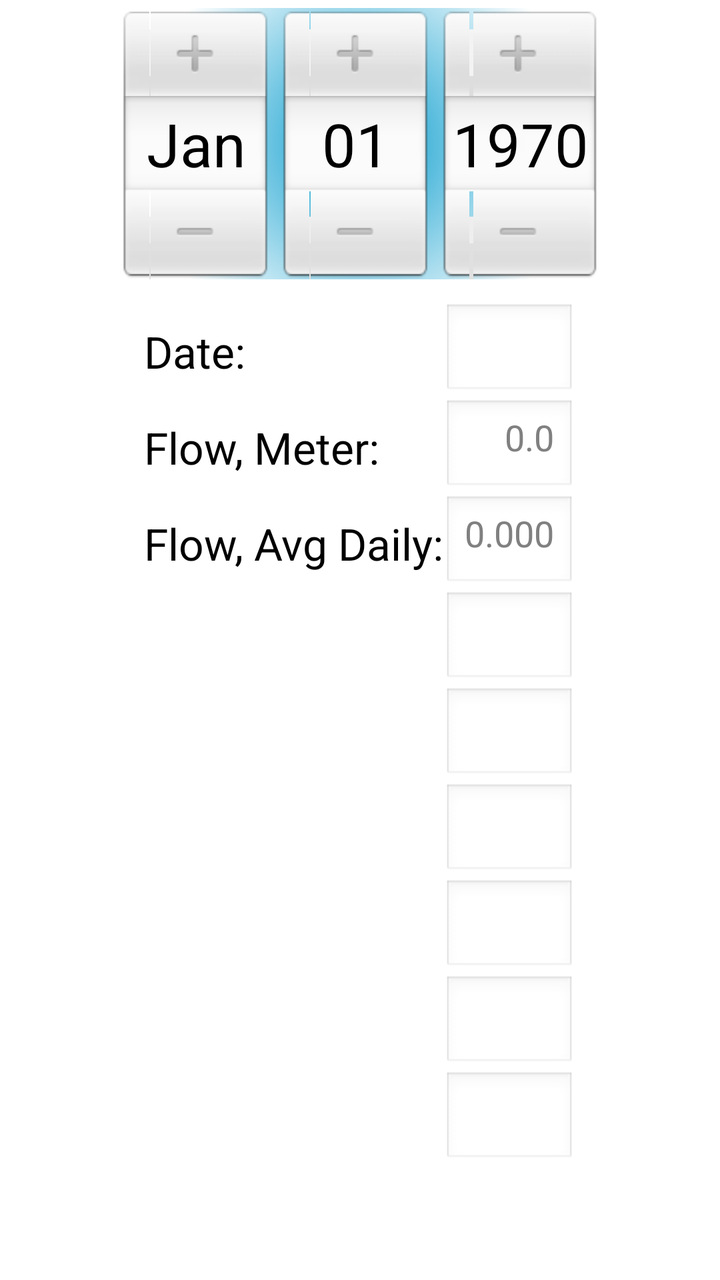
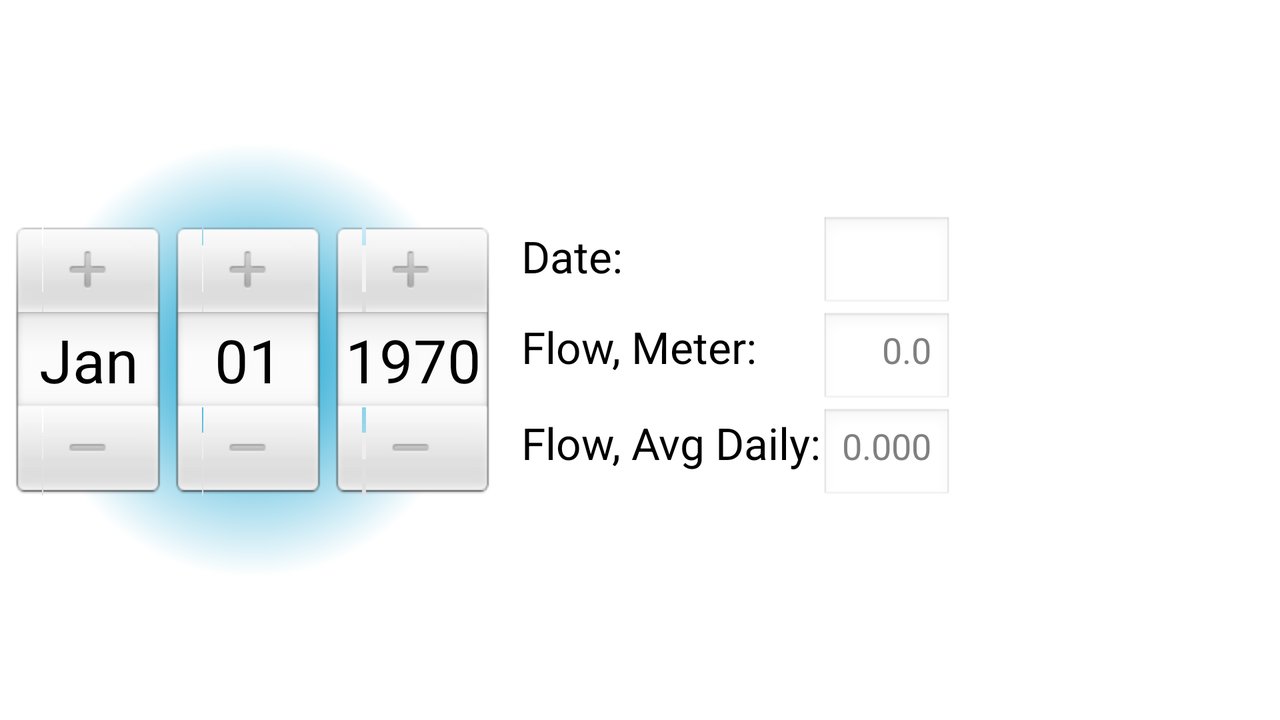

First picture: res/layout/ on a phone held upright. Second picture: the repository's own variant of that layout, on a device whose configuration matches the variant's folder. Source for both follows.
<!-- AndroidManifest.xml: application theme AppTheme -->
<!-- res/layout/dailymain.xml -->
<?xml version="1.0" encoding="utf-8"?>
<LinearLayout xmlns:android="http://schemas.android.com/apk/res/android"
    android:layout_width="fill_parent"
    android:layout_height="fill_parent"
    android:orientation="vertical" >

	<DatePicker
        android:layout_width="fill_parent"
        android:layout_height="wrap_content"
		android:spinnersShown="false"
		android:layout_margin="4dp"
		android:background="@drawable/gradientbackground"
		android:id="@+id/dailyDate01" />
	
	<ScrollView
	 		android:layout_width="fill_parent"
     android:layout_height="wrap_content">

		<include layout="@layout/dailydetails"/>
		
	</ScrollView>

</LinearLayout>
<!-- res/layout/dailydetails.xml (included above) -->
<?xml version="1.0" encoding="utf-8"?>
	<TableLayout xmlns:android="http://schemas.android.com/apk/res/android"
		
		android:layout_width="fill_parent"
        android:layout_height="fill_parent"
		android:padding="8dp">
	
		<TableRow android:gravity="center">
	
		    <TextView
    		    android:layout_width="fill_parent"
    		    android:layout_height="wrap_content"
    		    android:text="@string/daily_label_date" />
		
			<EditText
    		    android:layout_width="fill_parent"
    		    android:layout_height="wrap_content"
				android:focusable="false"
				android:id="@+id/dailyText01" />
				
		</TableRow>
		
		<TableRow android:gravity="center">
		
			<TextView
		        android:layout_width="fill_parent"
		        android:layout_height="wrap_content"
		        android:text="@string/daily_label_flowmeter" />

			<EditText
    		    android:layout_width="fill_parent"
				android:layout_height="wrap_content"
				android:lines="1"
				android:inputType="numberDecimal"
				android:digits="0123456789."
				android:hint="@string/daily_hint_nd1"
				android:gravity="right"
				android:id="@+id/dailyText02" />
				
		</TableRow>
		
		<TableRow android:gravity="center">
		
    		<TextView
        		android:layout_width="fill_parent"
        		android:layout_height="wrap_content"
				android:text="@string/daily_label_flowdaily" />

			<EditText
		        android:layout_width="fill_parent"
		        android:layout_height="wrap_content"
				android:focusable="false"
				android:hint="@string/daily_hint_nd3"
				android:gravity="right"
				android:id="@+id/dailyText03" />
				
		</TableRow>
		
		<TableRow android:gravity="center">
		
			<TextView
				android:layout_width="fill_parent"
				android:layout_height="wrap_content" />

			<EditText
				android:layout_width="fill_parent"
				android:layout_height="wrap_content" />
		
		</TableRow>
		
		<TableRow android:gravity="center">

			<TextView
				android:layout_width="fill_parent"
				android:layout_height="wrap_content" />

			<EditText
				android:layout_width="fill_parent"
				android:layout_height="wrap_content" />

		</TableRow>
		
		<TableRow android:gravity="center">

			<TextView
				android:layout_width="fill_parent"
				android:layout_height="wrap_content" />

			<EditText
				android:layout_width="fill_parent"
				android:layout_height="wrap_content" />

		</TableRow>

		
		<TableRow android:gravity="center">

			<TextView
				android:layout_width="fill_parent"
				android:layout_height="wrap_content" />

			<EditText
				android:layout_width="fill_parent"
				android:layout_height="wrap_content" />

		</TableRow>

		<TableRow android:gravity="center">

			<TextView
				android:layout_width="fill_parent"
				android:layout_height="wrap_content" />

			<EditText
				android:layout_width="fill_parent"
				android:layout_height="wrap_content" />

		</TableRow>

		<TableRow android:gravity="center">

			<TextView
				android:layout_width="fill_parent"
				android:layout_height="wrap_content" />

			<EditText
				android:layout_width="fill_parent"
				android:layout_height="wrap_content" />

		</TableRow>

	</TableLayout>
<!-- resources referenced by this layout -->
<resources>
  <!-- drawable gradientbackground (drawable) -->
  <?xml version="1.0" encoding="utf-8"?>
  <shape xmlns:android="http://schemas.android.com/apk/res/android" android:shape="rectangle">
  	<gradient
  		android:startColor="@android:color/holo_blue_dark"
  		android:endColor="@android:color/white"
  		android:gradientRadius="326"
  		android:type="radial"/>
  		
   	<corners android:radius="8dp" />
  
  </shape>
  <string name="daily_hint_nd1">0.0</string>
  <string name="daily_hint_nd3">0.000</string>
  <string name="daily_label_date">Date:</string>
  <string name="daily_label_flowdaily">Flow, Avg Daily:</string>
  <string name="daily_label_flowmeter">Flow, Meter:</string>
  <style name="AppTheme" parent="@android:style/Theme.Light.NoTitleBar">
  		
          <item name="android:textAppearance">@style/TextAppearance.Medium</item>
  
          
          <item name="android:textViewStyle">@style/TextView</item>
      </style>
  <style name="TextAppearance.Medium">
          <item name="android:textSize">22sp</item>
      </style>
  <style name="TextView" parent="@android:style/Widget.TextView">
          <item name="android:textAppearance">@style/TextAppearance.Medium</item>
      </style>
</resources>
<!-- res/layout-land/dailymain.xml (the repository's variant of the layout above) -->
<!-- drawn on the phone turned sideways -->
<?xml version="1.0" encoding="utf-8"?>
<LinearLayout xmlns:android="http://schemas.android.com/apk/res/android"
    android:layout_width="fill_parent"
    android:layout_height="fill_parent"
    android:orientation="horizontal" >

	<DatePicker
        android:layout_width="wrap_content"
        android:layout_height="fill_parent"
		android:spinnersShown="false"
		android:layout_margin="4dp"
		android:background="@drawable/gradientbackground"
		android:id="@+id/dailyDate01" />
	
	<TableLayout
		android:layout_width="wrap_content"
        android:layout_height="fill_parent"
		android:padding="8dp"
		android:gravity="center">
		
		<TableRow>
	
		    <TextView
    		    android:layout_width="fill_parent"
    		    android:layout_height="wrap_content"
    		    android:text="@string/daily_label_date" />
		
			<EditText
    		    android:layout_width="fill_parent"
    		    android:layout_height="wrap_content"
				android:focusable="false"
				android:id="@+id/dailyText01" />
				
		</TableRow>
		
		<TableRow>
		
			<TextView
		        android:layout_width="fill_parent"
		        android:layout_height="wrap_content"
		        android:text="@string/daily_label_flowmeter" />

			<EditText
    		    android:layout_width="fill_parent"
				android:layout_height="wrap_content"
				android:lines="1"
				android:inputType="numberDecimal"
				android:digits="0123456789."
				android:hint="@string/daily_hint_nd1"
				android:gravity="right"
				android:id="@+id/dailyText02" />
				
		</TableRow>
		
		<TableRow>
		
    		<TextView
        		android:layout_width="fill_parent"
        		android:layout_height="wrap_content"
				android:text="@string/daily_label_flowdaily" />

			<EditText
		        android:layout_width="fill_parent"
		        android:layout_height="wrap_content"
				android:focusable="false"
				android:gravity="right"
				android:hint="@string/daily_hint_nd3"
				android:id="@+id/dailyText03" />
				
		</TableRow>
		
	</TableLayout>

</LinearLayout>
